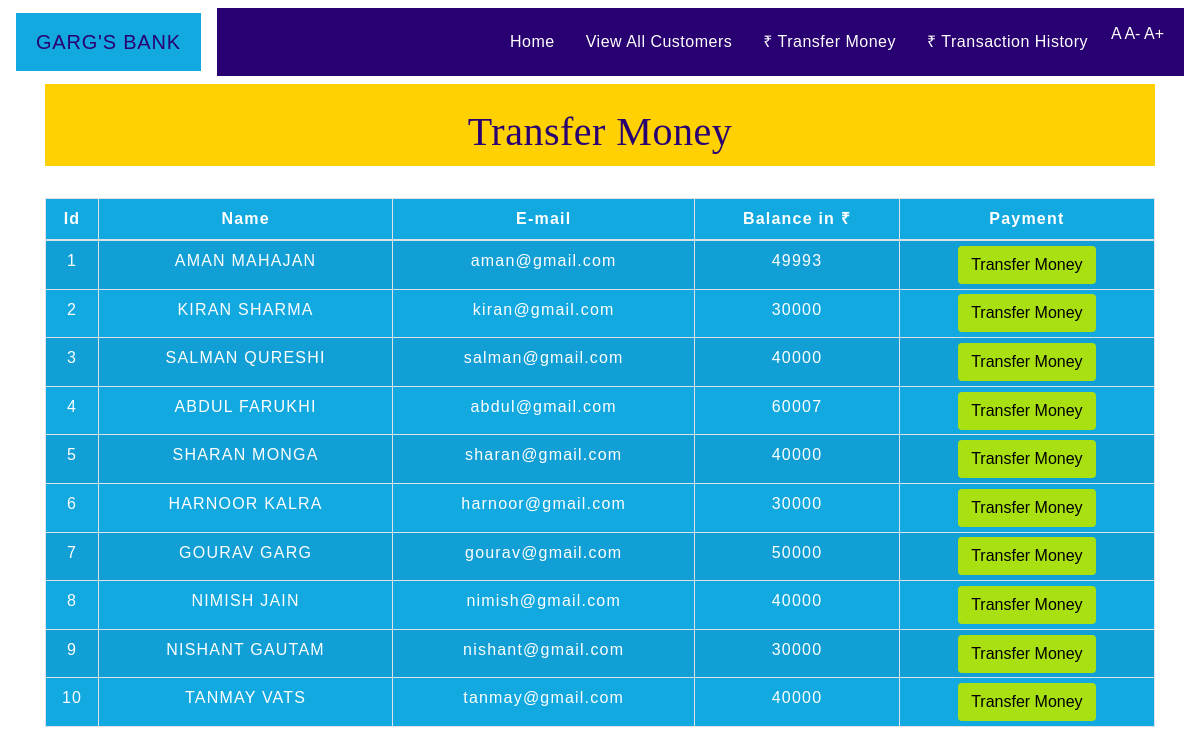
The app's page /transfermoney.php with its own data.
### tables this page shows
CREATE TABLE `users` (
  `id` int(3) NOT NULL,
  `name` text NOT NULL,
  `email` varchar(30) NOT NULL,
  `balance` int(8) NOT NULL
);

### transfermoney.php (the view, shortened to what this page needs)
<!DOCTYPE html>
<html lang="en">
<head>
    <link rel="stylesheet" href="https://maxcdn.bootstrapcdn.com/bootstrap/4.0.0/css/bootstrap.min.css">
    <link rel="stylesheet" type="text/css" href="css/table.css">
    <link rel="stylesheet" type="text/css" href="css/navbar.css">
</head>
<body>
<?php
    include 'config.php';
    $sql = "SELECT * FROM users";
    $result = mysqli_query($conn,$sql);
?>
<?php
  include 'navbar.php';
?>
<div class="container">
        <h2 class="text-center pt-4" style="background:#ffd100;padding:10px 20px;color:#280071;">Transfer Money</h2>
        <br>
            <div class="row">
                <div class="col">
                    <div class="table-responsive-sm" style="background:#12a8e0;color:#fff;">
                    <table class="table table-hover table-sm table-striped table-condensed table-bordered">
                        <thead>
                            <tr>
                            <th scope="col" class="text-center py-2">Id</th>
                            <th scope="col" class="text-center py-2">Name</th>
                            <th scope="col" class="text-center py-2">E-mail</th>
                            <th scope="col" class="text-center py-2">Balance in ₹</th>
                            <th scope="col" class="text-center py-2">Payment</th>
                            </tr>
                        </thead>
                        <tbody>
                <?php
                    while($rows=mysqli_fetch_assoc($result)){
                ?>
                    <tr>
                        <td class="py-2"><?php echo $rows['id'] ?></td>
                        <td class="py-2"><?php echo $rows['name']?></td>
                        <td class="py-2"><?php echo $rows['email']?></td>
                        <td class="py-2"><?php echo $rows['balance']?></td>
                        <td><a href="selecteduserdetail.php?id= <?php echo $rows['id'] ;?>"> <button type="button" class="btn">Transfer Money</button></a></td>
                    </tr>
                <?php
                    }
                ?>
                        </tbody>
                    </table>
                    </div>
                </div>
            </div>
         </div>
</body>
</html>

### navbar.php (shortened to what this page needs)
<nav class="navbar navbar-expand-md">
  <a class="navbar-brand" href="index.php" style="background:#12a8e0; padding:14px 20px;color:#280071;">GARG'S BANK</a>
  <div class="collapse navbar-collapse" id="collapsibleNavbar" style="background:#280071;padding:14px 20px;width:5px;">
        <ul class="navbar-nav ml-auto">
          <li class="nav-item">
            <a class="nav-link" href="index.php" style="color:#fff;">Home</a>
          </li>
		    <li class="nav-item">
            <a class="nav-link" href="viewall.php" style="color:#fff;">View All Customers</a>
          </li>
          <li class="nav-item">
            <a class="nav-link" href="transfermoney.php" style="color:#fff;">₹ Transfer Money</a>
          </li>
          <li class="nav-item">
            <a class="nav-link" href="transactionhistory.php" style="color:#fff;">₹ Transaction History</a>
          </li>
		  <li class="nav-item ml-md-auto ">
			  <span class="font_s1" id="btn-orig" style="color:#fff;">A</span>
			  <span class="font_s2" id="btn-decrease" style="color:#fff;">A-</span>
			  <span class="font_s3" id="btn-increase" style="color:#fff;">A+</span>
		  </li>
		</ul>
   </div>
</nav>

### css/table.css (style rules this page uses)
* { padding: 0; margin: 0; box-sizing: border-box; font-family: sans-serif; }
h2 { font-size: 40px; }
table { letter-spacing: 1.2px; }
td { text-align: center; }
button { border:none; background: #d9d9d9; transition: 1s; }

### css/navbar.css (style rules this page uses)
.nav-link { margin-right: 15px; letter-spacing: 0.5px; transition: 0.5s; }
.navbar-brand { color: #4C4B4B; letter-spacing: 0.8px; }
h2 { color: #4C4B4B; letter-spacing: 0.5px; font-family: verdana; }

### transfermoney.php (style rules this page uses)
button { background-color:#a8e012; transition: 1.5s; }

### records on screen
users: id "1", name "AMAN MAHAJAN", email "aman@gmail.com", balance "49993"
users: id "2", name "KIRAN SHARMA", email "kiran@gmail.com", balance "30000"
users: id "3", name "SALMAN QURESHI", email "salman@gmail.com", balance "40000"
users: id "4", name "ABDUL FARUKHI", email "abdul@gmail.com", balance "60007"
users: id "5", name "SHARAN MONGA", email "sharan@gmail.com", balance "40000"
users: id "6", name "HARNOOR KALRA", email "harnoor@gmail.com", balance "30000"
users: id "7", name "GOURAV GARG", email "gourav@gmail.com", balance "50000"
users: id "8", name "NIMISH JAIN", email "nimish@gmail.com", balance "40000"
users: id "9", name "NISHANT GAUTAM", email "nishant@gmail.com", balance "30000"
users: id "10", name "TANMAY VATS", email "tanmay@gmail.com", balance "40000"
